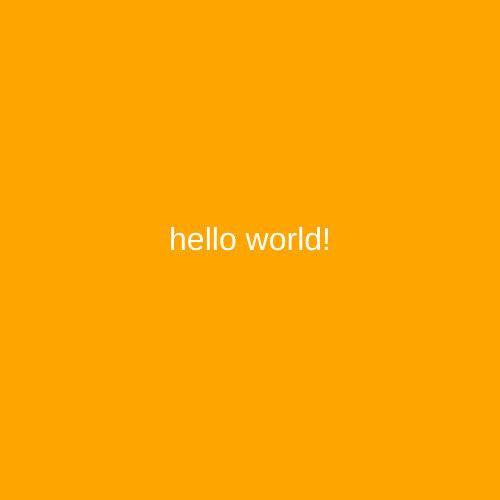
Frame 1 (no input)
Frame 60 (no input): identical to frame 1, image omitted
Frame 120 (the mouse pressed at the canvas centre since frame 60): identical to frame 1, image omitted

The p5.js sketch that drew this single still picture (run headless with seeded random() and noise() and a simulated clock; from frame 60 on, the mouse is pressed at the canvas centre):

// p5.js sketch
// ── sketch.js
function setup() {
  createCanvas(500, 500);
  textAlign(CENTER) ;
}

function draw() {
  background('orange') ;
  fill('white') ;
  textSize(32) ;
  text("hello world!", 250, 250) ;
}
